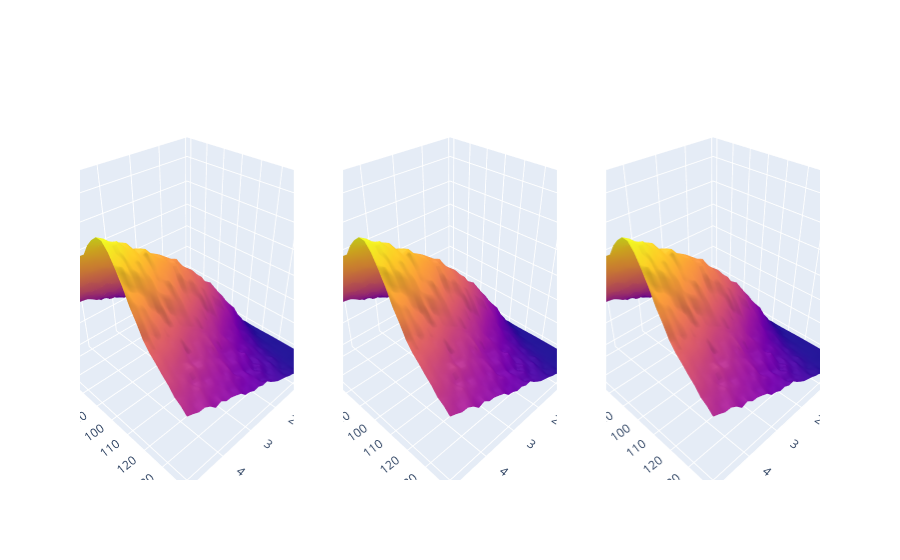

Notebook source saved alongside this figure:
### Code cell
import plotly.graph_objects as go
import plotly.express as px
from plotly.subplots import make_subplots

fig = make_subplots(rows=1, cols=3, specs=[[{'type':'surface'}, {'type':'surface'}, {'type':'surface'}]],)

fig.add_trace(go.Surface(z=test2_euler.values, x=test2_euler.columns, y=test2_euler.index, showscale=False), row=1, col=1, )
fig.add_trace(go.Surface(z=test2_anderson_tg.values, x=test2_anderson_tg.columns, y=test2_anderson_tg.index, showscale=False), row=1, col=2)
fig.add_trace(go.Surface(z=test2_anderson_qe.values, x=test2_anderson_qe.columns, y=test2_anderson_qe.index, showscale=False), row=1, col=3)

fig.show()

### Figure 1 — Plotly figure (JSON) as saved in the notebook; plotly's stock layout.template omitted (floating-point values rounded to 4 significant figures; data arrays with more than 128 entries replaced by an {"elided": "..."} marker saying what was removed)
{"data": [{"scene": "scene", "showscale": false, "type": "surface", "x": [0.1, 0.269, 0.4379, 0.6069, 0.7759, 0.9448, 1.114, 1.283, 1.452, 1.621, 1.79, 1.959, 2.128, 2.297, 2.466, 2.634, 2.803, 2.972, 3.141, 3.31, 3.479, 3.648, 3.817, 3.986, 4.155, 4.324, 4.493, 4.662, 4.831, 5], "y": [60, 62.76, 65.52, 68.28, 71.03, 73.79, 76.55, 79.31, 82.07, 84.83, 87.59, 90.34, 93.1, 95.86, 98.62, 101.4, 104.1, 106.9, 109.7, 112.4, 115.2, 117.9, 120.7, 123.4, 126.2, 129.0, 131.7, 134.5, 137.2, 140], "z": {"elided": "30x30 float values"}}, {"scene": "scene2", "showscale": false, "type": "surface", "x": [0.1, 0.269, 0.4379, 0.6069, 0.7759, 0.9448, 1.114, 1.283, 1.452, 1.621, 1.79, 1.959, 2.128, 2.297, 2.466, 2.634, 2.803, 2.972, 3.141, 3.31, 3.479, 3.648, 3.817, 3.986, 4.155, 4.324, 4.493, 4.662, 4.831, 5], "y": [60, 62.76, 65.52, 68.28, 71.03, 73.79, 76.55, 79.31, 82.07, 84.83, 87.59, 90.34, 93.1, 95.86, 98.62, 101.4, 104.1, 106.9, 109.7, 112.4, 115.2, 117.9, 120.7, 123.4, 126.2, 129.0, 131.7, 134.5, 137.2, 140], "z": {"elided": "30x30 float values"}}, {"scene": "scene3", "showscale": false, "type": "surface", "x": [0.1, 0.269, 0.4379, 0.6069, 0.7759, 0.9448, 1.114, 1.283, 1.452, 1.621, 1.79, 1.959, 2.128, 2.297, 2.466, 2.634, 2.803, 2.972, 3.141, 3.31, 3.479, 3.648, 3.817, 3.986, 4.155, 4.324, 4.493, 4.662, 4.831, 5], "y": [60, 62.76, 65.52, 68.28, 71.03, 73.79, 76.55, 79.31, 82.07, 84.83, 87.59, 90.34, 93.1, 95.86, 98.62, 101.4, 104.1, 106.9, 109.7, 112.4, 115.2, 117.9, 120.7, 123.4, 126.2, 129.0, 131.7, 134.5, 137.2, 140], "z": {"elided": "30x30 float values"}}], "layout": {"scene": {"domain": {"x": [0, 0.2889], "y": [0, 1]}}, "scene2": {"domain": {"x": [0.3556, 0.6444], "y": [0, 1]}}, "scene3": {"domain": {"x": [0.7111, 1], "y": [0, 1]}}}}
